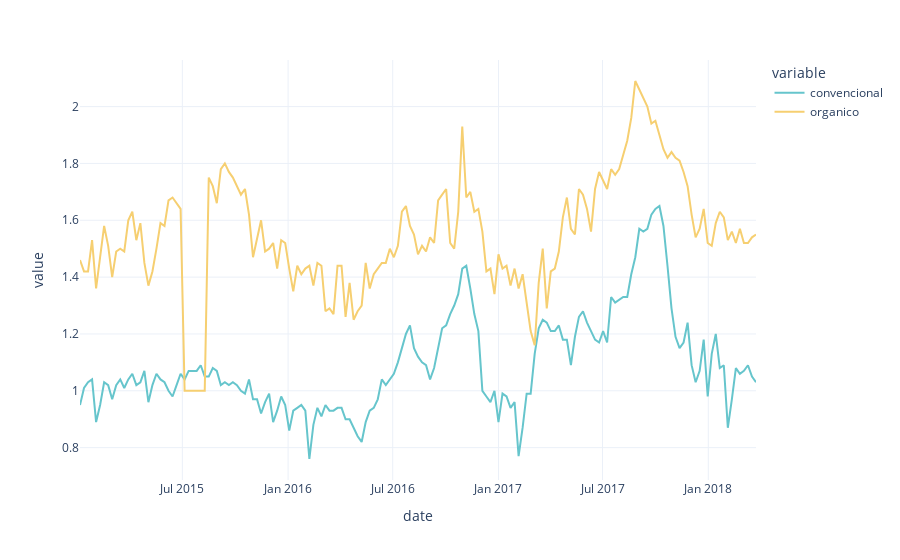

Notebook source saved alongside this figure:
### Markdown cell above
# PLU  4046, 4225 e 4770

O PLU representa o tamanho do abacate, e as respectivas colunas representam a quantidade de abacates

### Code cell
#mask_all            = df.region == 'TotalUS'
mask_conventional   =  (df.region == 'TotalUS') & (df.type == 'conventional') 
mask_organic        =  (df.region == 'TotalUS') & (df.type == 'organic') 

#average_price_media = df.loc[mask_all,['date','average_price']].groupby('date').mean()
average_price_conventional = df.loc[mask_conventional,['date','average_price']]
average_price_organic = df.loc[mask_organic,['date','average_price']]

#average_price_media.columns         = ['media']
average_price_conventional.columns  = ['date','convencional']
average_price_organic.columns       = ['date','organico']


_df = pd.merge(average_price_conventional,average_price_organic,on='date')
_#df = _df.merge(average_price_media,right_index=True,left_on='date')

px.line(
    _df,
    x='date',
    y=['convencional','organico'],
    color_discrete_sequence=px.colors.qualitative.Pastel
)

### Figure 1 — Plotly figure (JSON) as saved in the notebook; plotly's stock layout.template omitted (floating-point values rounded to 4 significant figures; data arrays with more than 128 entries replaced by an {"elided": "..."} marker saying what was removed)
{"data": [{"hovertemplate": "variable=convencional<br>date=%{x}<br>value=%{y}<extra></extra>", "legendgroup": "convencional", "line": {"color": "rgb(102, 197, 204)", "dash": "solid"}, "marker": {"symbol": "circle"}, "mode": "lines", "name": "convencional", "orientation": "v", "showlegend": true, "type": "scatter", "x": {"elided": "169 str values"}, "xaxis": "x", "y": {"elided": "169 float values"}, "yaxis": "y"}, {"hovertemplate": "variable=organico<br>date=%{x}<br>value=%{y}<extra></extra>", "legendgroup": "organico", "line": {"color": "rgb(246, 207, 113)", "dash": "solid"}, "marker": {"symbol": "circle"}, "mode": "lines", "name": "organico", "orientation": "v", "showlegend": true, "type": "scatter", "x": {"elided": "169 str values"}, "xaxis": "x", "y": {"elided": "169 float values"}, "yaxis": "y"}], "layout": {"legend": {"title": {"text": "variable"}, "tracegroupgap": 0}, "margin": {"t": 60}, "xaxis": {"anchor": "y", "domain": [0, 1], "title": {"text": "date"}}, "yaxis": {"anchor": "x", "domain": [0, 1], "title": {"text": "value"}}}}
